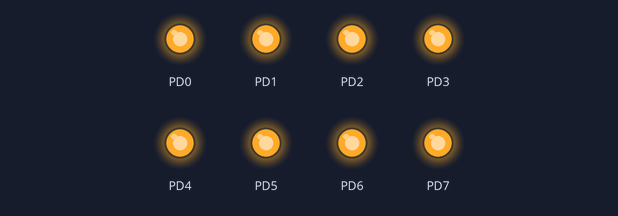
This program was run on a simulated ATmega328P, built with avr-gcc and emulated at 16 MHz. On the bench: output pins drawn as LEDs (lit = HIGH).

Above: at 0.5 s.
At 2.15 s:
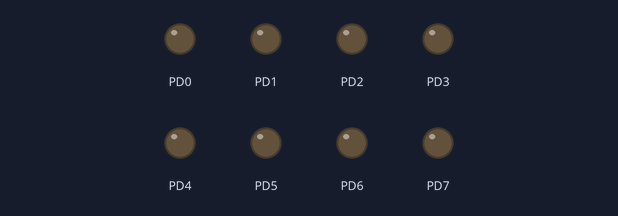
Timing chart, 0 to 3.0 s (numbered marks = the images above):
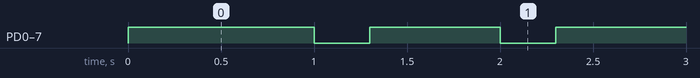

Measured:
- by itself, PD0–7: repeats every 1.0 s: LOW 0.30 s, HIGH 0.70 s

The program:

week11_HW.c
```c
#include <avr/io.h>
#define FOSC 16000000UL
#define F_CPU 16000000UL
#include <util/delay.h>
#include <avr/interrupt.h>
unsigned char TovVal = 0;

void LED_BLINK()
{
	PORTD = 0x00;
	_delay_ms(300);
	PORTD = 0xFF;
}


ISR(TIMER1_OVF_vect)
{
	TCNT1 = 0xFFFF - 0x3D09; //To make 5ms
	TovVal++;

	if (TovVal == 1)
	{
		LED_BLINK();
		TovVal = 0;
	}
	sei();
}


int main()
{

	unsigned char in;
	cli();
	DDRD = 0xFF;
	PORTD = 0xFF;

	TCCR1A = 0x00;

	TCCR1B |= (1 << CS12);
	//1024 prescaler
	TCCR1B |= (1 << CS10);

	TCNT1 = 0xFFFF - 0x3D09;

	TIMSK1 |= 1 << TOIE1;
	TIFR1 |= 1 << TOV1;

	sei();

	while (1)
	{
	}
}
```
